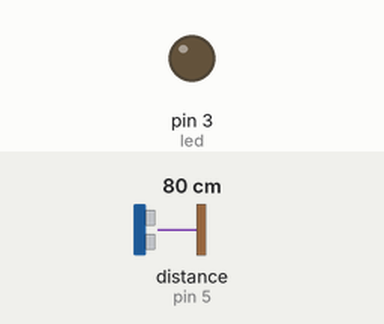
Simulated run of this sketch. Board: Arduino Uno, built with avr-gcc and run on an emulated ATmega328P. Parts: output pins drawn as LEDs (lit = HIGH). Wiring (inferred from the names in the program): ultrasonic range finder: trigger pin 6; echo pin 5. Inputs (shaded band) come from the test bench; at power-on: distance to the obstacle (sensor on pin 5) 80 cm. The echo pulse lasts 58.3 µs per cm; pins used as bus, display or sensor lines are not drawn.

Above: at 1.2 s.
1.3 s: distance to the obstacle (sensor on pin 5) set to 2 cm
At 3.5 s:
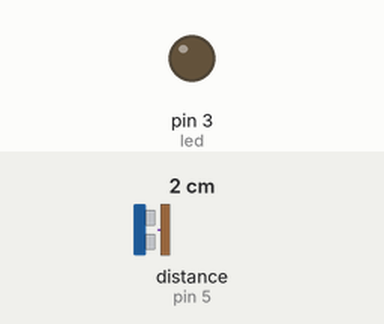
4.3 s: distance to the obstacle (sensor on pin 5) set to 250 cm
7.3 s: distance to the obstacle (sensor on pin 5) set to 4 cm
At 7.8 s:
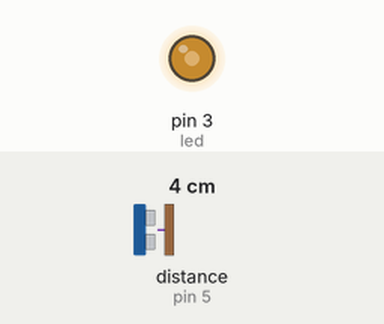
10.3 s: distance to the obstacle (sensor on pin 5) set to 9 cm
At 10.9 s:
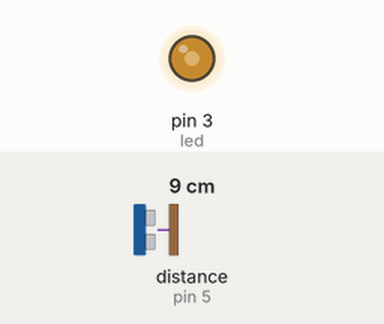
Timing chart, 0 to 14.3 s (numbered marks = the images above; inputs shaded):
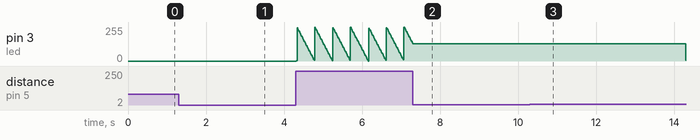

Measured:
- after the input at 1.3 s, pin 3 (led): stays 0/255 (without the input it goes to 215/255 after 3.0 s)
- after the input at 7.3 s, pin 3 (led): stays 129/255 (without the input it goes to 120/255 after 0.01 s)
- after the input at 10.3 s, pin 3 (led): stays 129/255 (without the input it goes to 83/255 after 2.1 s)

The sketch:

ultrasonic_led.ino
```cpp
int trigpin=6;
int echopin=5;
int led=3;
int brightness=0;
int fade=0;

long tim;
int distance;
void setup() {
  pinMode(trigpin,OUTPUT);
  pinMode(echopin,INPUT);
  pinMode(led,OUTPUT);
  Serial.begin(9600);
  // put your setup code here, to run once:
}
//program to change the brightness of the led based on the distance measured by the ultrasonic sensor
void loop() {
  digitalWrite(trigpin,LOW);
  delayMicroseconds(4);
  digitalWrite(trigpin,HIGH);
  delayMicroseconds(15);
  digitalWrite(trigpin,LOW);
  digitalWrite(echopin,HIGH);
  tim=pulseIn(echopin,HIGH);
  //distance = time*speed since ultrasonic sensor uses echo distance=time*speed/2 for sound to hit object and reach the sensor , speed=speed of sound=>0.34 cm/microseconds
  distance=tim*(0.034)/2;
  analogWrite(led,brightness);
  fade=distance;
  brightness+=fade;
  if(brightness<=0 || brightness>=255){
    fade=-fade;
  }
  delay(1);
  // put your main code here, to run repeatedly:
}
```
